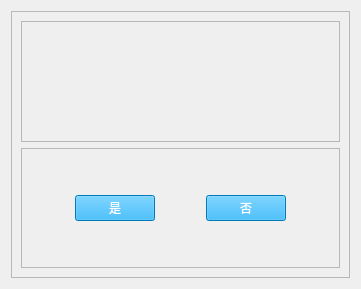
<?xml version="1.0" encoding="UTF-8"?>
<ui version="4.0">
 <class>RecvControlWidget</class>
 <widget class="QWidget" name="RecvControlWidget">
  <property name="geometry">
   <rect>
    <x>0</x>
    <y>0</y>
    <width>361</width>
    <height>289</height>
   </rect>
  </property>
  <property name="windowTitle">
   <string>Form</string>
  </property>
  <layout class="QVBoxLayout" name="verticalLayout_2">
   <item>
    <widget class="QFrame" name="frame_2">
     <property name="frameShape">
      <enum>QFrame::StyledPanel</enum>
     </property>
     <property name="frameShadow">
      <enum>QFrame::Raised</enum>
     </property>
     <layout class="QVBoxLayout" name="verticalLayout">
      <item>
       <widget class="QFrame" name="frame_3">
        <property name="frameShape">
         <enum>QFrame::StyledPanel</enum>
        </property>
        <property name="frameShadow">
         <enum>QFrame::Raised</enum>
        </property>
        <layout class="QHBoxLayout" name="horizontalLayout_2">
         <item>
          <widget class="QLabel" name="labelphoto">
           <property name="text">
            <string/>
           </property>
          </widget>
         </item>
         <item>
          <widget class="QLabel" name="label_text">
           <property name="text">
            <string/>
           </property>
          </widget>
         </item>
        </layout>
       </widget>
      </item>
      <item>
       <widget class="QFrame" name="frame">
        <property name="frameShape">
         <enum>QFrame::StyledPanel</enum>
        </property>
        <property name="frameShadow">
         <enum>QFrame::Raised</enum>
        </property>
        <layout class="QHBoxLayout" name="horizontalLayout">
         <item>
          <spacer name="horizontalSpacer_2">
           <property name="orientation">
            <enum>Qt::Horizontal</enum>
           </property>
           <property name="sizeHint" stdset="0">
            <size>
             <width>40</width>
             <height>0</height>
            </size>
           </property>
          </spacer>
         </item>
         <item>
          <widget class="QPushButton" name="agreeControl">
           <property name="styleSheet">
            <string notr="true">background-color: rgb(0, 170, 255);
font: 9pt &quot;小米兰亭&quot;;
color: white;  </string>
           </property>
           <property name="text">
            <string>是</string>
           </property>
          </widget>
         </item>
         <item>
          <spacer name="horizontalSpacer_3">
           <property name="orientation">
            <enum>Qt::Horizontal</enum>
           </property>
           <property name="sizeHint" stdset="0">
            <size>
             <width>40</width>
             <height>0</height>
            </size>
           </property>
          </spacer>
         </item>
         <item>
          <widget class="QPushButton" name="disagreeControl">
           <property name="styleSheet">
            <string notr="true">background-color: rgb(0, 170, 255);
font: 9pt &quot;小米兰亭&quot;;
color: white;  
</string>
           </property>
           <property name="text">
            <string>否</string>
           </property>
          </widget>
         </item>
         <item>
          <spacer name="horizontalSpacer">
           <property name="orientation">
            <enum>Qt::Horizontal</enum>
           </property>
           <property name="sizeHint" stdset="0">
            <size>
             <width>40</width>
             <height>0</height>
            </size>
           </property>
          </spacer>
         </item>
        </layout>
       </widget>
      </item>
     </layout>
    </widget>
   </item>
  </layout>
 </widget>
 <resources/>
 <connections/>
</ui>
